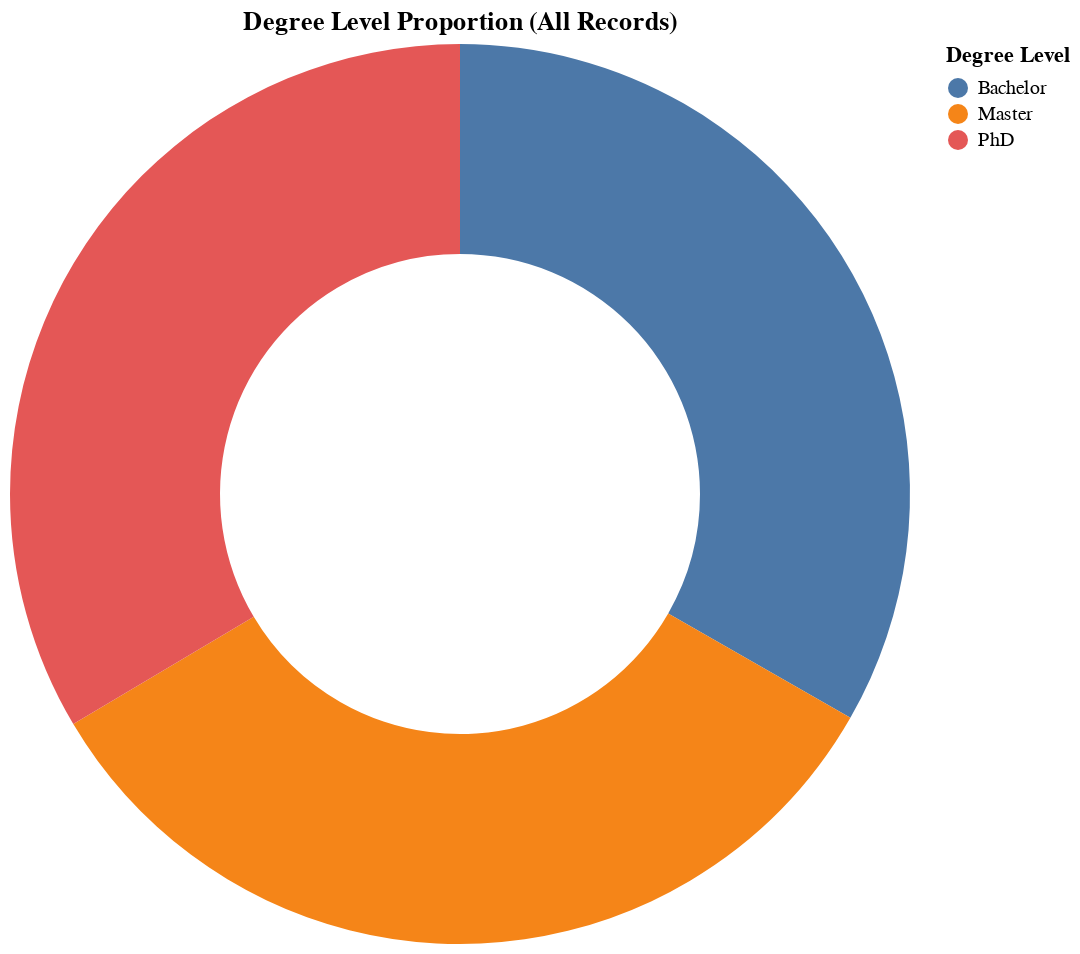

The notebook cell saved with this chart:
### Markdown cell above
## Distribution of degree programs

### Code cell
deg: pd.DataFrame = (
    data.groupby("Degree_Level", as_index=False)
        .size()
        .rename(columns={"size": "count"})
)

deg["share"] = deg["count"] / deg["count"].sum()

ring_degree_level: alt.Chart = (
    alt.Chart(deg)
    .mark_arc(innerRadius=120)
    .encode(
        theta=alt.Theta("count:Q", title="Count"),
        color=alt.Color("Degree_Level:N", title="Degree Level"),
        tooltip=[
            alt.Tooltip("Degree_Level:N", title="Degree Level"),
            alt.Tooltip("count:Q", title="Count", format=",.0f"),
            alt.Tooltip("share:Q", title="Share", format=".1%")
        ],
    )
    .properties(width=450, height=450, title="Degree Level Proportion (All Records)")
)

ring_degree_level.save("../img/eda_plots/ring_degree_level.png")
ring_degree_level

### Figure 1 — Vega-Lite specification as saved in the notebook (floating-point values rounded to 4 significant figures)
{"config": {"view": {"continuousWidth": 300, "continuousHeight": 300}}, "data": {"name": "data-c8bc89e7bab47fe909365fcbc5225c19"}, "mark": {"type": "arc", "innerRadius": 120}, "encoding": {"color": {"field": "Degree_Level", "title": "Degree Level", "type": "nominal"}, "theta": {"field": "count", "title": "Count", "type": "quantitative"}, "tooltip": [{"field": "Degree_Level", "title": "Degree Level", "type": "nominal"}, {"field": "count", "format": ",.0f", "title": "Count", "type": "quantitative"}, {"field": "share", "format": ".1%", "title": "Share", "type": "quantitative"}]}, "height": 450, "title": "Degree Level Proportion (All Records)", "width": 450, "$schema": "https://vega.github.io/schema/vega-lite/v6.1.0.json", "datasets": {"data-c8bc89e7bab47fe909365fcbc5225c19": [{"Degree_Level": "Bachelor", "count": 1165, "share": 0.3329}, {"Degree_Level": "Master", "count": 1161, "share": 0.3317}, {"Degree_Level": "PhD", "count": 1174, "share": 0.3354}]}}
